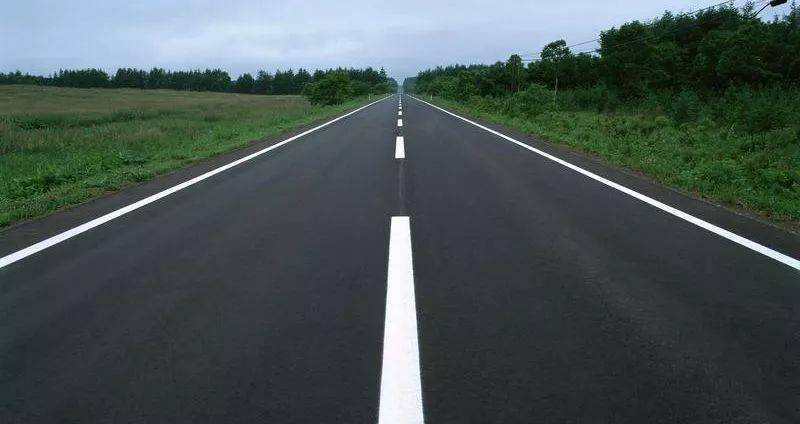
#> input picture test.jpg, 800 x 424 px, found by its file name
$ python test2.py   (older library calls are emulated)
#> lines starting #> are read from the running program, lines starting #| are printed output that depends on the picture
import cv2
import numpy as np
from skimage.feature import local_binary_pattern
from scipy.spatial.distance import cdist

# 設定參數
lbp_radius = 1  # LBP 半徑
lbp_n_points = 8 * lbp_radius  # LBP 點數
stride = 1  # 搜索步長
kernel_size = 3  # Sobel 核心大小

# 讀取影像
image = cv2.imread('test.jpg', cv2.IMREAD_GRAYSCALE)
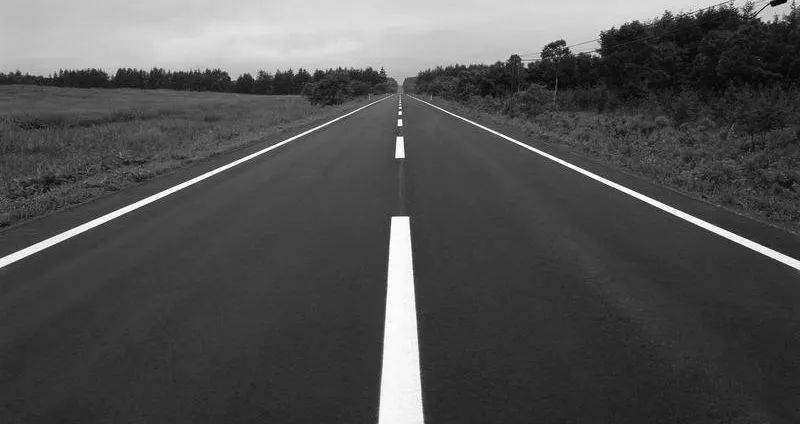
#> image: shape (424, 800); min 0, max 255, mean 81.2

# 1. 計算 LBP
lbp_image = local_binary_pattern(image, lbp_n_points, lbp_radius, method="uniform")
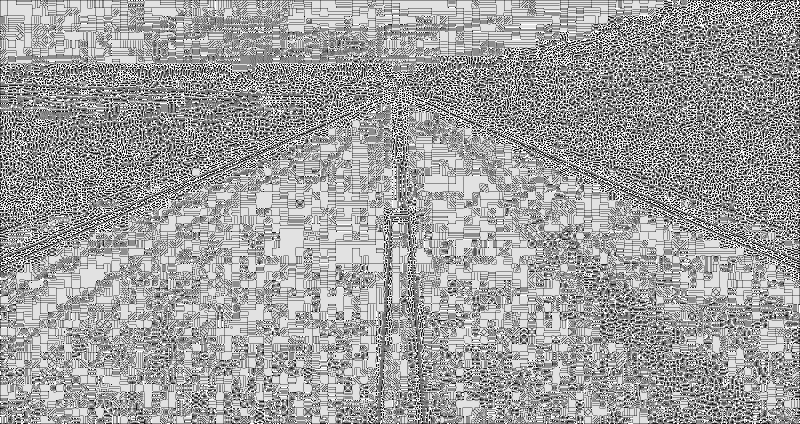
#> lbp_image: shape (424, 800) float64; min 0, max 9, mean 5.66; drawn with min black and max white

# 2. 計算 LBP 直方圖
hist, _ = np.histogram(lbp_image.ravel(), bins=np.arange(0, lbp_n_points + 3), range=(0, lbp_n_points + 2))
#> hist = [10210, 19369, 8613, 31611, 27570, 69054, 24162, 30107, 90786, 27718]

# 3. 設定標籤和搜尋區域（這裡可以根據需求調整）
label = np.zeros_like(image)  # 初始化標籤矩陣
search_area = (slice(0, image.shape[0], stride), slice(0, image.shape[1], stride))

# 4. 使用 Sobel 邊緣檢測
sobel_x = cv2.Sobel(image, cv2.CV_64F, 1, 0, ksize=kernel_size)
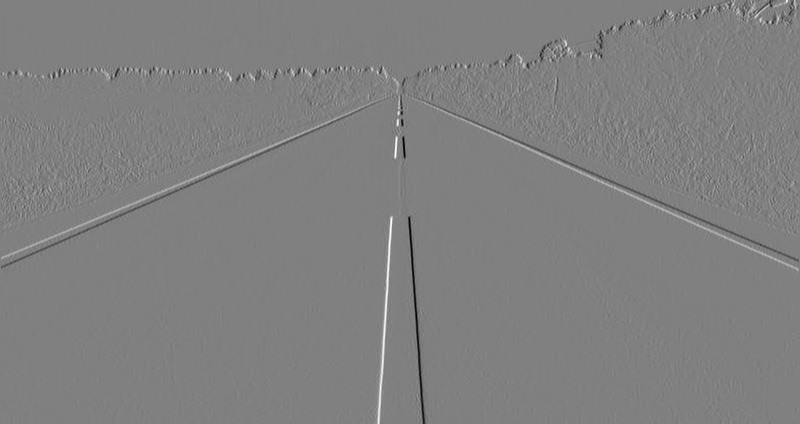
#> sobel_x: shape (424, 800) float64; min -778, max 768, mean -0.4; drawn with min black and max white
sobel_y = cv2.Sobel(image, cv2.CV_64F, 0, 1, ksize=kernel_size)
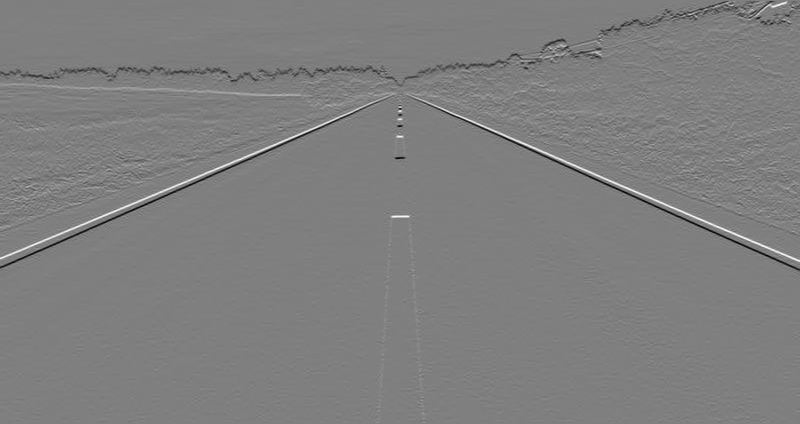
#> sobel_y: shape (424, 800) float64; min -816, max 815, mean -2.8; drawn with min black and max white
sobel_magnitude = cv2.magnitude(sobel_x, sobel_y)
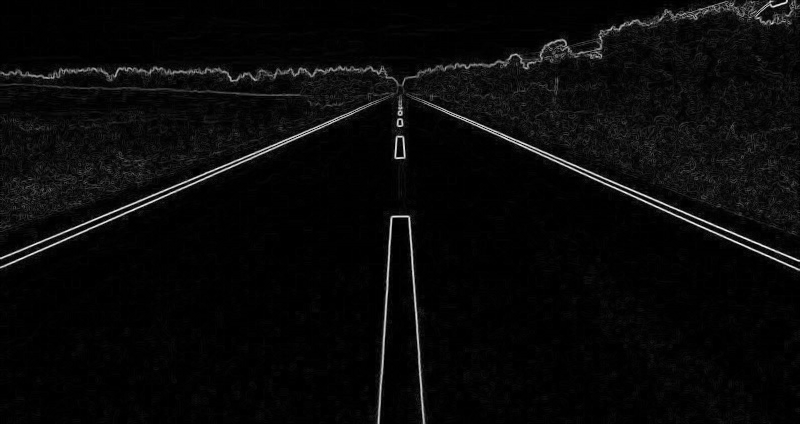
#> sobel_magnitude: shape (424, 800) float64; min 0, max 873, mean 32.8; drawn with min black and max white

# 5. 距離計算（根據需求，可用於篩選區域）
distance_threshold = 10  # 假設的距離閾值
distance = cdist([hist], [hist], metric="euclidean")[0][0]  # 自行定義距離比較方式
#> distance = 0

# 6. 應用距離閾值，標籤化符合條件的區域
if distance < distance_threshold:
    label[search_area] = 1  # 設置標籤

# 顯示結果
cv2.imshow('Original Image', image)
cv2.imshow('LBP Image', lbp_image.astype(np.uint8))
cv2.imshow('Sobel Magnitude', sobel_magnitude.astype(np.uint8))
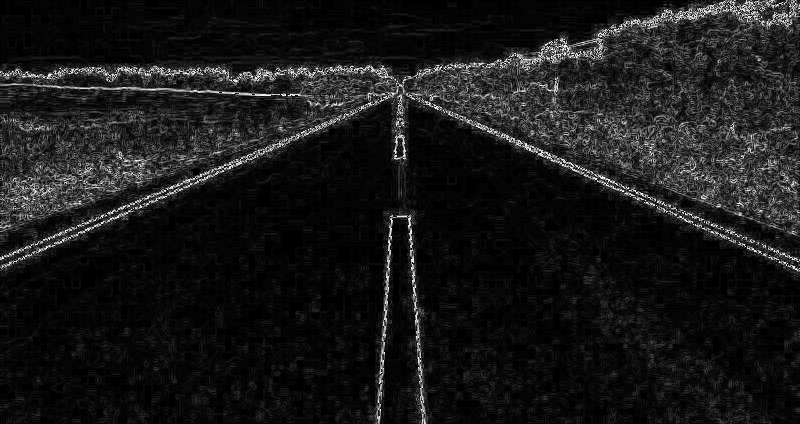
#> window 'Sobel Magnitude': shape (424, 800); min 0, max 255, mean 24.5
cv2.imshow('Labeled Area', label.astype(np.uint8) * 255)

cv2.waitKey(0)
cv2.destroyAllWindows()
